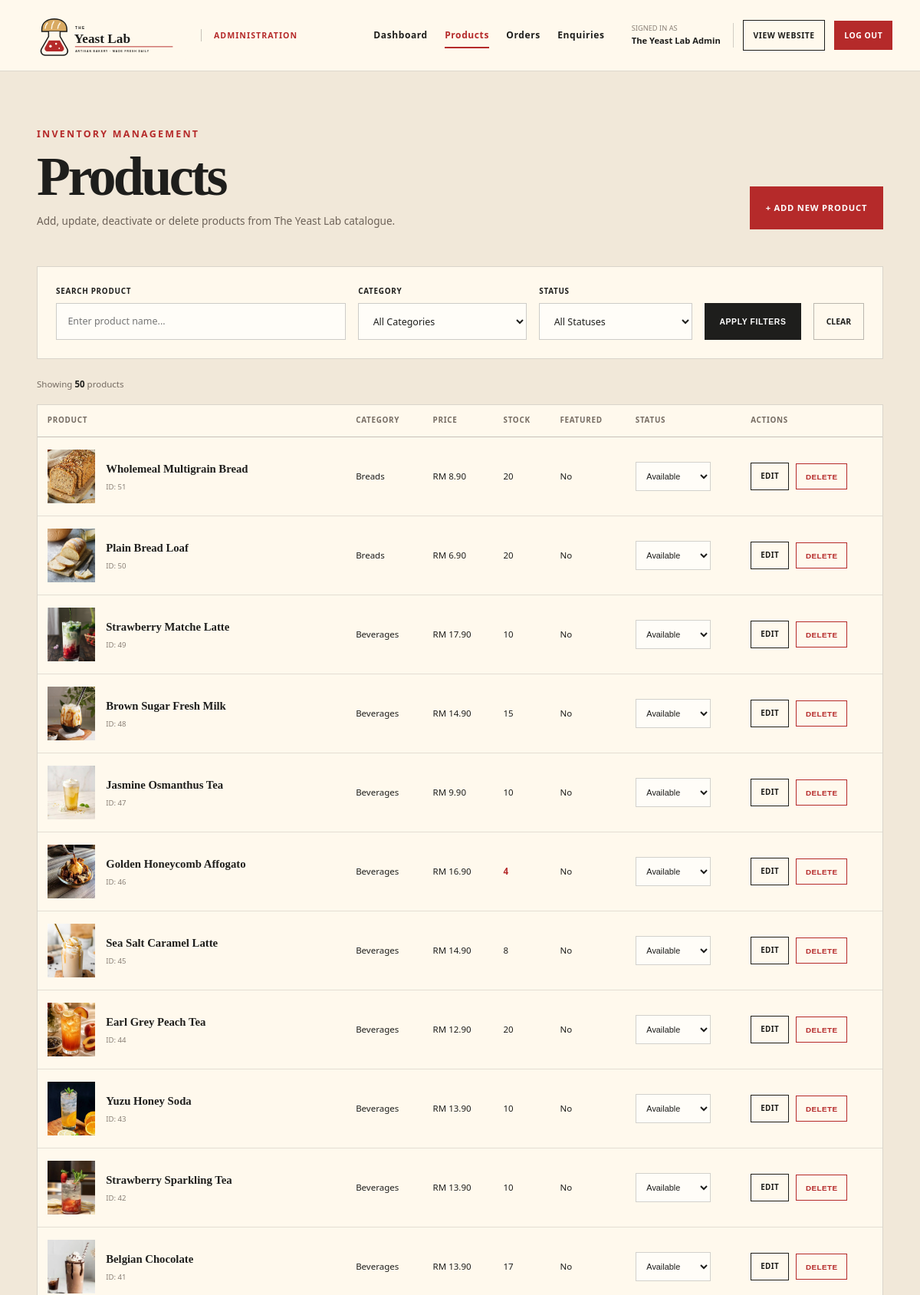
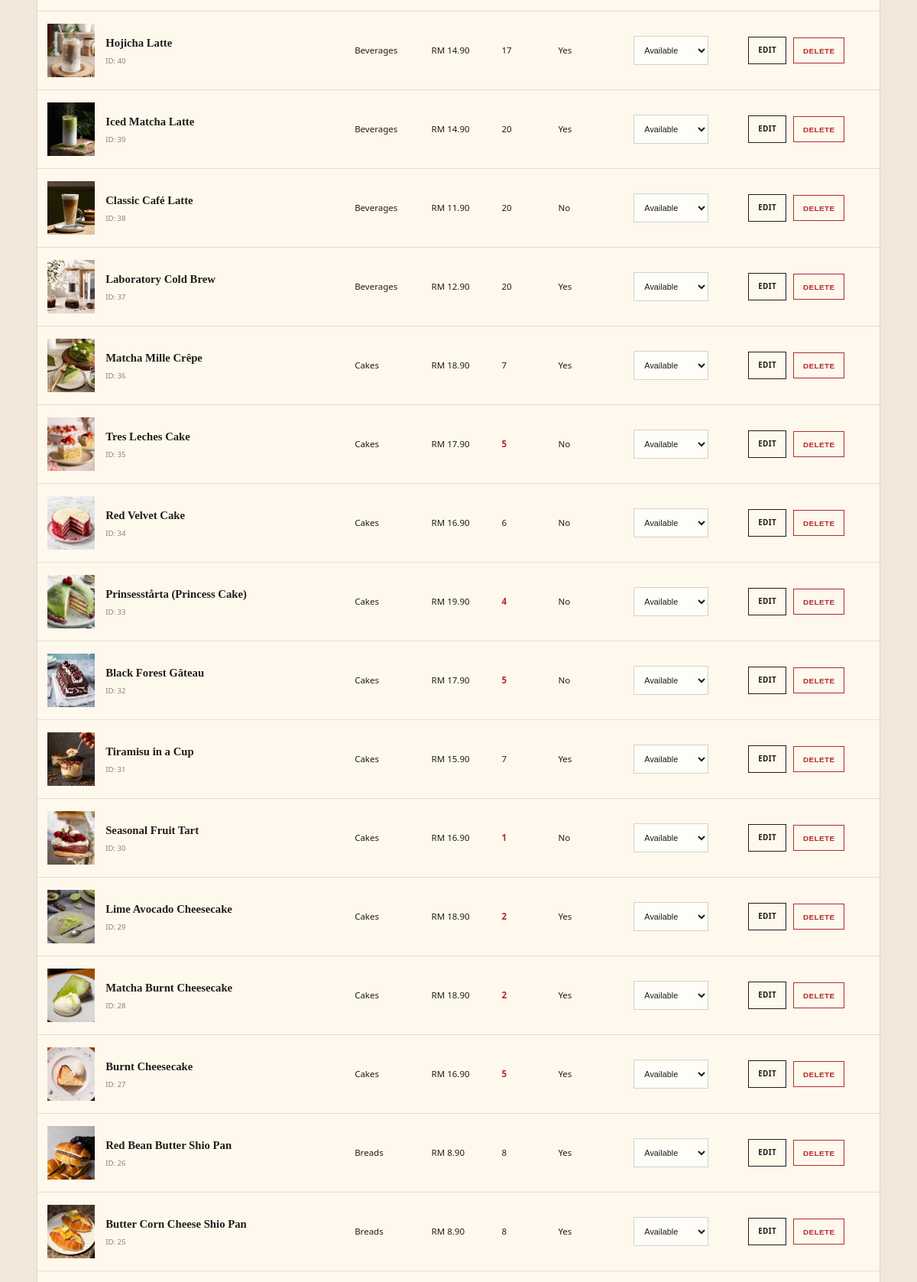
/admin/products.php (signed in, upper part), run on the app's committed database (2 pictures, top to bottom).
### tables this page shows
CREATE TABLE products (
    product_id INT AUTO_INCREMENT PRIMARY KEY,
    category_id INT NOT NULL,
    product_name VARCHAR(150) NOT NULL,
    product_description TEXT NOT NULL,
    price DECIMAL(10, 2) NOT NULL,
    image VARCHAR(255) NOT NULL,
    stock_quantity INT NOT NULL DEFAULT 0,
    is_featured BOOLEAN NOT NULL DEFAULT FALSE,
    product_status ENUM('Available', 'Unavailable')
        NOT NULL DEFAULT 'Available',
    created_at TIMESTAMP DEFAULT CURRENT_TIMESTAMP,
    updated_at TIMESTAMP DEFAULT CURRENT_TIMESTAMP
        ON UPDATE CURRENT_TIMESTAMP,

    CONSTRAINT fk_product_category
        FOREIGN KEY (category_id)
        REFERENCES categories(category_id)
        ON UPDATE CASCADE
        ON DELETE RESTRICT
);

CREATE TABLE categories (
    category_id INT AUTO_INCREMENT PRIMARY KEY,
    category_name VARCHAR(100) NOT NULL,
    category_slug VARCHAR(100) NOT NULL UNIQUE,
    category_description TEXT,
    created_at TIMESTAMP DEFAULT CURRENT_TIMESTAMP
);

### admin/products.php (the view, shortened to what this page needs)
<?php
require_once __DIR__ . "/../db.php";
$searchTerm = trim($_GET["search"] ?? "");
$sql = "
    SELECT
        products.product_id,
        products.product_name,
        products.price,
        products.image,
        products.stock_quantity,
        products.is_featured,
        products.product_status,
        products.created_at,
        categories.category_name
    FROM products
    INNER JOIN categories
        ON products.category_id = categories.category_id
    WHERE 1 = 1
";
$sql .= " ORDER BY products.product_id DESC";
$productStmt = $conn->prepare($sql);
$productStmt->execute();
$productResult =
    $productStmt->get_result();
?>
<!DOCTYPE html>
<html lang="en">
<head>
    <link rel="stylesheet"
      href="../style.css?v=<?php echo filemtime(__DIR__ . '/../style.css'); ?>">
</head>
<body class="admin-body">
    <?php require_once __DIR__ . "/admin-header.php"; ?>
    <main class="admin-main">
        <section class="admin-page-heading">
            <div>
                <p class="section-label">
                    Inventory Management
                </p>
                <h1>Products</h1>
                <p>
                    Add, update, deactivate or delete products
                    from The Yeast Lab catalogue.
                </p>
            </div>
            <a href="product-form.php"
               class="admin-primary-button">
                + Add New Product
            </a>
        </section>
        <form action="products.php"
              method="GET"
              class="admin-filter-form">
            <div class="admin-filter-field">
                <label for="admin-product-search">
                    Search Product
                </label>
                <input type="search"
                       id="admin-product-search"
                       name="search"
                       placeholder="Enter product name..."
                       value="<?php echo htmlspecialchars(
                           $searchTerm
                       ); ?>">
            </div>
            <div class="admin-filter-field">
                <label for="admin-category-filter">
                    Category
                </label>
                <select id="admin-category-filter"
                        name="category">
                    <option value="">
                        All Categories
                    </option>
                </select>
            </div>
            <div class="admin-filter-field">
                <label for="admin-status-filter">
                    Status
                </label>
                <select id="admin-status-filter"
                        name="status">
                    <option value="">
                        All Statuses
                    </option>
                </select>
            </div>
            <button type="submit"
                    class="admin-filter-button">
                Apply Filters
            </button>
            <a href="products.php"
               class="admin-clear-filter">
                Clear
            </a>
        </form>
        <div class="admin-result-count">
            Showing
            <strong>
                <?php echo $productResult->num_rows; ?>
            </strong>
            product<?php echo
                $productResult->num_rows === 1
                    ? ""
                    : "s";
            ?>
        </div>
        <?php if ($productResult->num_rows > 0): ?>
            <div class="admin-product-table-wrapper">
                <table class="admin-table admin-product-table">
                    <thead>
                        <tr>
                            <th>Product</th>
                            <th>Category</th>
                            <th>Price</th>
                            <th>Stock</th>
                            <th>Featured</th>
                            <th>Status</th>
                            <th>Actions</th>
                        </tr>
                    </thead>
                    <tbody>
                        <?php while (
                            $product =
                                $productResult->fetch_assoc()
                        ): ?>
                            <tr>
                                <td>
                                    <div class="admin-product-identity">
                                        <img src="../includes/<?php
                                            echo htmlspecialchars(
                                                $product["image"]
                                            );
                                        ?>"
                                             alt="<?php
                                                echo htmlspecialchars(
                                                    $product[
                                                        "product_name"
                                                    ]
                                                );
                                             ?>">
                                        <div>
                                            <strong>
                                                <?php echo htmlspecialchars(
                                                    $product[
                                                        "product_name"
                                                    ]
                                                ); ?>
                                            </strong>
                                            <span>
                                                ID:
                                                <?php echo
                                                    $product["product_id"];
                                                ?>
                                            </span>
                                        </div>
                                    </div>
                                </td>
                                <td>
                                    <?php echo htmlspecialchars(
                                        $product["category_name"]
                                    ); ?>
                                </td>
                                <td>
                                    RM <?php echo number_format(
                                        $product["price"],
                                        2
                                    ); ?>
                                </td>
                                <td>
                                    <span class="<?php
                                        echo
                                            (int) $product[
                                                "stock_quantity"
                                            ] <= 5
                                                ? "low-stock"
                                                : "";
                                    ?>">
                                        <?php echo
                                            $product["stock_quantity"];
                                        ?>
                                    </span>
                                </td>
                                <td>
                                    <?php echo
                                        (int) $product["is_featured"] === 1
                                            ? "Yes"
                                            : "No";
                                    ?>
                                </td>
                                <td>
                                    <form action="products.php"
                                          method="POST"
                                          class="admin-inline-form">
                                        <select name="product_status"
                                                onchange="this.form.submit()"
                                                aria-label="Change product status">
                                            <option value="Available"
                                                <?php echo
                                                    $product[
                                                        "product_status"
                                                    ] === "Available"
                                                        ? "selected"
                                                        : "";
                                                ?>>
                                                Available
                                            </option>
                                        </select>
                                    </form>
                                </td>
                                <td>
                                    <div class="admin-table-actions">
                                        <a href="product-form.php?id=<?php
                                            echo $product[
                                                "product_id"
                                            ];
                                        ?>"
                                           class="admin-edit-link">
                                            Edit
                                        </a>
                                        <form action="products.php"
                                              method="POST"
                                              onsubmit="return confirm(
                                                  'Permanently delete this product? This action cannot be undone.'
                                              );">
                                            <button type="submit"
                                                    class="admin-delete-button">
                                                Delete
                                            </button>
                                        </form>
                                    </div>
                                </td>
                            </tr>
                        <?php endwhile; ?>
                    </tbody>
                </table>
            </div>
        <?php else: ?>
            <div class="admin-empty-state admin-product-empty">
                No products match the selected filters.
            </div>
        <?php endif; ?>
    </main>
</body>
</html>

### data on the page
products: image (picture), product_name "Wholemeal Multigrain Bread", product_id "51", category.category_name "Breads", price "8.90", stock_quantity "20", is_featured "No", product_status "Available"
products: image (picture), product_name "Plain Bread Loaf", product_id "50", category.category_name "Breads", price "6.90", stock_quantity "20", is_featured "No", product_status "Available"
products: image (picture), product_name "Strawberry Matche Latte", product_id "49", category.category_name "Beverages", price "17.90", stock_quantity "10", is_featured "No", product_status "Available"
products: image+product_name (picture), product_name "Brown Sugar Fresh Milk", product_id "48", category.category_name "Beverages", price "14.90", stock_quantity "15", is_featured "No", product_status "Available"
products: image (picture), product_name "Jasmine Osmanthus Tea", product_id "47", category.category_name "Beverages", price "9.90", stock_quantity "10", is_featured "No", product_status "Available"
products: image+product_name (picture), product_name "Golden Honeycomb Affogato", product_id "46", category.category_name "Beverages", price "16.90", stock_quantity "4", is_featured "No", product_status "Available"
products: image+product_name (picture), product_name "Sea Salt Caramel Latte", product_id "45", category.category_name "Beverages", price "14.90", stock_quantity "8", is_featured "No", product_status "Available"
products: image+product_name (picture), product_name "Earl Grey Peach Tea", product_id "44", category.category_name "Beverages", price "12.90", stock_quantity "20", is_featured "No", product_status "Available"
products: image+product_name (picture), product_name "Yuzu Honey Soda", product_id "43", category.category_name "Beverages", price "13.90", stock_quantity "10", is_featured "No", product_status "Available"
products: image+product_name (picture), product_name "Strawberry Sparkling Tea", product_id "42", category.category_name "Beverages", price "13.90", stock_quantity "10", is_featured "No", product_status "Available"
products: image+product_name (picture), product_name "Belgian Chocolate", product_id "41", category.category_name "Beverages", price "13.90", stock_quantity "17", is_featured "No", product_status "Available"
products: image+product_name (picture), product_name "Hojicha Latte", product_id "40", category.category_name "Beverages", price "14.90", stock_quantity "17", is_featured "Yes", product_status "Available"
products: image+product_name (picture), product_name "Iced Matcha Latte", product_id "39", category.category_name "Beverages", price "14.90", stock_quantity "20", is_featured "Yes", product_status "Available"
products: image+product_name (picture), product_name "Classic Café Latte", product_id "38", category.category_name "Beverages", price "11.90", stock_quantity "20", is_featured "No", product_status "Available"
products: image+product_name (picture), product_name "Laboratory Cold Brew", product_id "37", category.category_name "Beverages", price "12.90", stock_quantity "20", is_featured "Yes", product_status "Available"
products: image+product_name (picture), product_name "Matcha Mille Crêpe", product_id "36", category.category_name "Cakes", price "18.90", stock_quantity "7", is_featured "Yes", product_status "Available"
products: image+product_name (picture), product_name "Tres Leches Cake", product_id "35", category.category_name "Cakes", price "17.90", stock_quantity "5", is_featured "No", product_status "Available"
products: image+product_name (picture), product_name "Red Velvet Cake", product_id "34", category.category_name "Cakes", price "16.90", stock_quantity "6", is_featured "No", product_status "Available"
products: image+product_name (picture), product_name "Prinsesstårta (Princess Cake)", product_id "33", category.category_name "Cakes", price "19.90", stock_quantity "4", is_featured "No", product_status "Available"
products: image (picture), product_name "Black Forest Gâteau", product_id "32", category.category_name "Cakes", price "17.90", stock_quantity "5", is_featured "No", product_status "Available"
products: image+product_name (picture), product_name "Tiramisu in a Cup", product_id "31", category.category_name "Cakes", price "15.90", stock_quantity "7", is_featured "Yes", product_status "Available"
products: image+product_name (picture), product_name "Seasonal Fruit Tart", product_id "30", category.category_name "Cakes", price "16.90", stock_quantity "1", is_featured "No", product_status "Available"
products: image+product_name (picture), product_name "Lime Avocado Cheesecake", product_id "29", category.category_name "Cakes", price "18.90", stock_quantity "2", is_featured "Yes", product_status "Available"
products: image (picture), product_name "Matcha Burnt Cheesecake", product_id "28", category.category_name "Cakes", price "18.90", stock_quantity "2", is_featured "Yes", product_status "Available"
products: image+product_name (picture), product_name "Burnt Cheesecake", product_id "27", category.category_name "Cakes", price "16.90", stock_quantity "5", is_featured "Yes", product_status "Available"
products: image (picture), product_name "Red Bean Butter Shio Pan", product_id "26", category.category_name "Breads", price "8.90", stock_quantity "8", is_featured "Yes", product_status "Available"
products: image (picture), product_name "Butter Corn Cheese Shio Pan", product_id "25", category.category_name "Breads", price "8.90", stock_quantity "8", is_featured "Yes", product_status "Available"

### other printed values
$_SESSION["user_name"] "The Yeast Lab Admin"
$productResult->num_rows "50"
